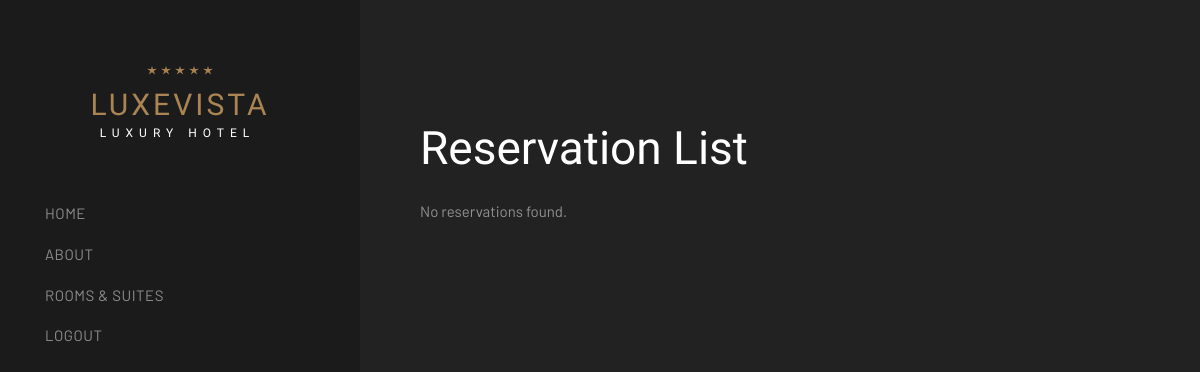
/reservations/ (signed in), run on an earlier commit of the app's database.
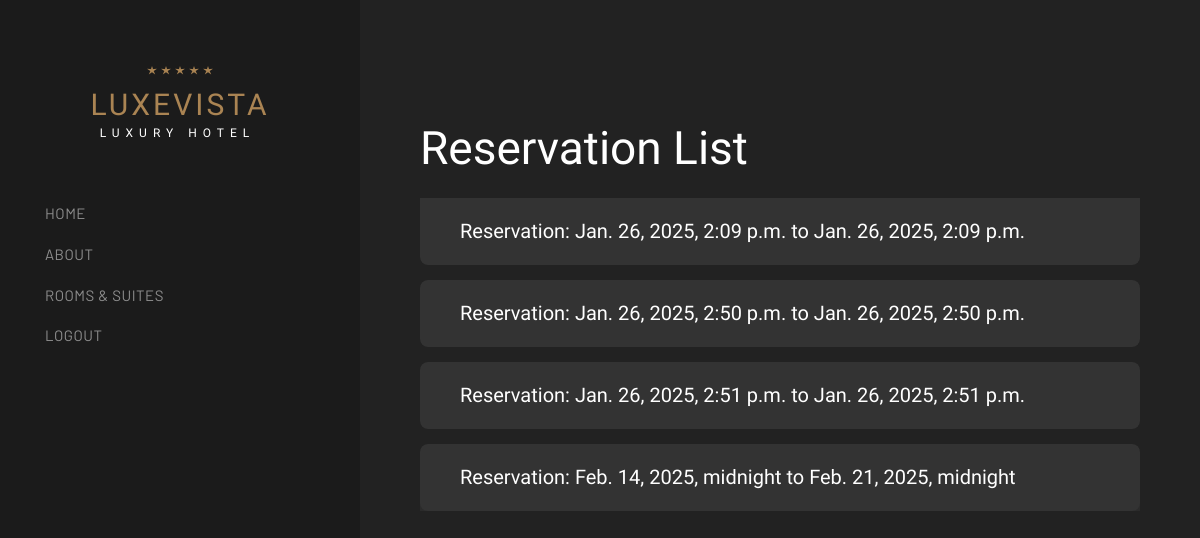
And on a later commit of the database.
### base/models.py (models this page shows)
class Reservation(models.Model):
    class BookingStatus(models.TextChoices):
        PENDING = "PENDING", "Pending"
        CANCELLED = "CANCELLED", "Cancelled"
        BLOCKED = "BLOCKED", "Blocked"
    class PaymentMethod(models.TextChoices):
        UPI = "UPI", "UPI"
        CASH = "CASH", "Cash"
        CARD = "CARD", "Card"
    room = models.ForeignKey(Room, on_delete=models.CASCADE)
    customer = models.ForeignKey(User, on_delete=models.CASCADE)
    check_in = models.DateTimeField()
    check_out = models.DateTimeField()
    number_of_occupants = models.PositiveIntegerField(
        _("number of occupants"),
        validators=[MinValueValidator(1), MaxValueValidator(4)],
    )
    advance = models.PositiveIntegerField(
        _("advance amount"),
        validators=[MinValueValidator(2000)],
    )
    booked_from = models.DateTimeField()
    booked_till = models.DateTimeField()
    booked_time = models.DateTimeField(auto_now_add=True)
    isCancelled = models.BooleanField(default=False)
    method = models.CharField(choices=PaymentMethod.choices, max_length=10)
    payment_status = models.CharField(choices=PaymentStatus.choices, default=PaymentStatus.PENDING, max_length=10)

### base/views.py (the view)
# urls.py: path("reservations/", views.listReservations, name="list"),
@login_required(login_url="login")
def listReservations(request):
    reservations = Reservation.objects.filter(customer = request.user, isCancelled = False)
    return render(request, "base/list_reservations.html",{"reservations" : reservations})

### base/templates/base/list_reservations.html (shortened to what this page needs)
{% load static %}
<!DOCTYPE html>
<html lang="zxx">
<head>
    <link rel="stylesheet" href="{% static 'css/plugins.css' %}" />
    <link rel="stylesheet" href="{% static 'css/style.css' %}" />
</head>
<body data-spy="scroll" data-target=".navbar" data-offset="50">
    <aside id="cappa-aside">
        <div class="cappa-logo">
            <a href="{% url 'home' %}">
                <div> <i class="star"></i> <i class="star"></i> <i class="star"></i> <i class="star"></i> <i class="star"></i> </div>
                <h2>Luxevista<span>Luxury Hotel</span></h2>
            </a>
        </div>
        <nav class="cappa-main-menu">
            <ul>
                <li><a href="{% url 'home'%}">Home</a></li>
                <li><a href='{%url 'about' %}'>About</a></li>
                {%if request.user.is_authenticated%}
                    <li><a href='{%url 'hotel' 1 %}'> Rooms & Suites </a></li>
                    <li><a href="{% url 'logout'%}"> Logout</a></li>
                {%else%}
                    <li><a href="{% url 'login'%}"> Login</a></li>
                    <li><a href="{% url 'register_customer'%}"> Register</a></li>
                {%endif%}
            </ul>
        </nav>
    </aside>
    <div id="cappa-main">
        <section class="section-padding">
          <div class="container">
              <div class="row">
                  <div class="col-md-12 animate-box" data-animate-effect="fadeInUp">
                      <h2 class="section-title">Reservation List</h2>
                      {% if reservations %}
                          <div class="accordion-box" id="accordionExample">
                              {% for r in reservations %}
                                  <div class="accordion-item">
                                      <h2 class="accordion-header" id="heading{{ r.id }}">
                                          <button class="accordion-button" type="button" data-bs-toggle="collapse" data-bs-target="#collapse{{ r.id }}"
                                                  aria-expanded="false" aria-controls="collapse{{ r.id }}">
                                              Reservation: {{ r.booked_from }} to {{ r.booked_till }}
                                          </button>
                                      </h2>
                                  </div>
                              {% endfor %}
                          </div>
                      {% else %}
                          <p>No reservations found.</p>
                      {% endif %}
                  </div>
              </div>
          </div>
      </section>
    </div>
</body>
</body>
</html>

### base/templates/base/list_reservations.html (style rules this page uses)
.accordion-box { position: relative; padding: 0; }
.accordion-item { margin-bottom: 15px; border-radius: 8px; overflow: hidden; background-color: #2b2b2b; }
.accordion-button { font-size: 20px; line-height: 27px; font-weight: 400; cursor: pointer; padding: 20px 40px; padding-right: 60px; color: #fff; background-color: #2b2b2b; border: none; border-radius: 8px; transition: all 500ms ease; font-family: 'Gilda Display', serif; width: 100%; text-align: left; }
.accordion-button[aria-expanded="false"] { color: #fff; }
.accordion-item:last-child { margin-bottom: 0; }
.accordion-button:not(.collapsed) { background-color: #333; }

What changed in the data, as far as the page shows it:
added Reservation: booked_from "Jan. 26, 2025, 2:09 p.m.", booked_till "Jan. 26, 2025, 2:09 p.m."
added Reservation: booked_from "Jan. 26, 2025, 2:50 p.m.", booked_till "Jan. 26, 2025, 2:50 p.m."
added Reservation: booked_from "Jan. 26, 2025, 2:51 p.m.", booked_till "Jan. 26, 2025, 2:51 p.m."
added Reservation: booked_from "Feb. 14, 2025, midnight", booked_till "Feb. 21, 2025, midnight"
Also different on the page:
text no longer shown: "No reservations found."
